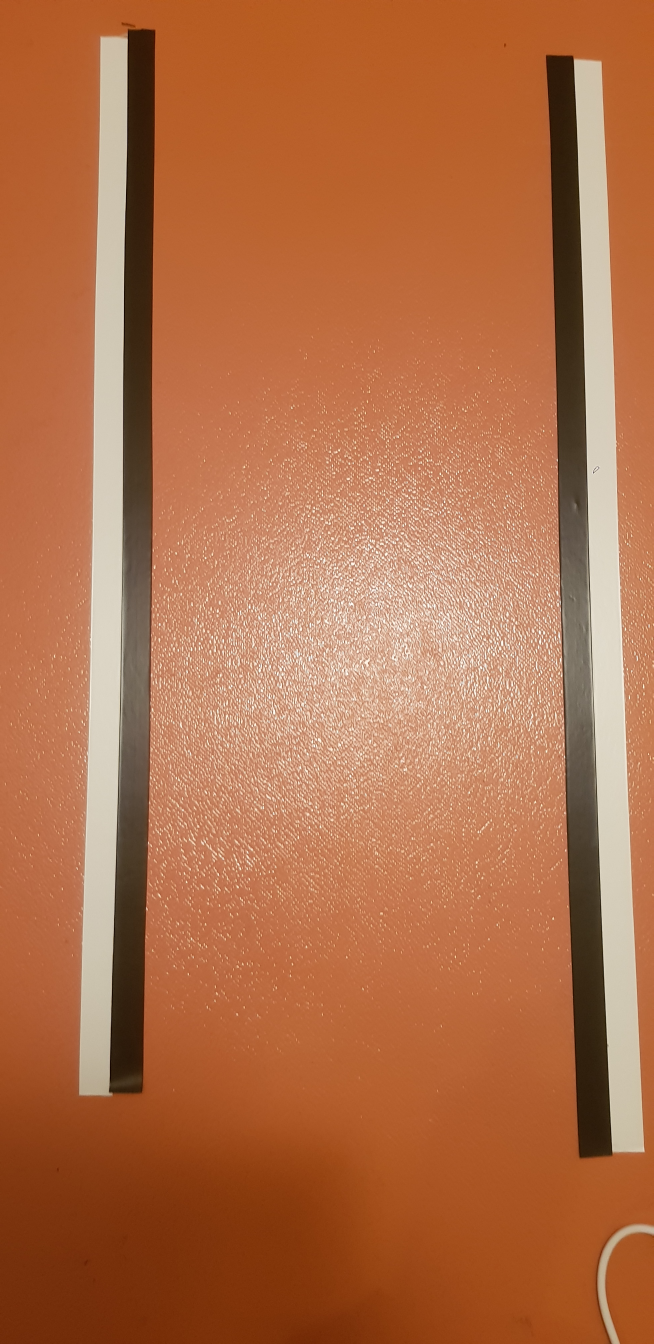
#> input picture test.jpg, 1960 x 4032 px, given in place of the camera (shown at 1/3 size)
$ python test3.py   (older library calls are emulated)
#> lines starting #> are read from the running program, lines starting #| are printed output that depends on the picture; after the words box and inside, x2 and y2 are one past the last pixel; in counts of white or black regions, pixels touching at a corner belong together
# importer tout les packages requis
from imutils.video import VideoStream
from imutils.video import FPS
import imutils
import time
import cv2
import sys
import smbus
import numpy as np
from matplotlib import pyplot as plt

####on initialise la liaison spi####
# Remplacer 0 par 1 si nouveau Raspberry
bus = smbus.SMBus(1)
address = 0x03

print("...démarrage de la Picamera...")
vs = VideoStream(usePiCamera=True, resolution=(800, 300)).start()
time.sleep(2.0)
fps = FPS().start()

###on globalise certains variables###
num_order = 0
wait = 0
cpt = 0
order = "none"
Turn_flag_right = False
Turn_flag_left = False

#### je définie plusieurs blocs de fonction qui correspondent aux ordres à envoyer ###
def none ():
    a=1
    bus.write_byte(address, 0)

def Ahead ():
    b=2
    bus.write_byte(address, 1)

def turn_left ():
    c=3
    bus.write_byte(address, 3)

def turn_right ():
    d=4
    bus.write_byte(address, 4)

def asservissement_right ():
    d=5
    ##bus.write_byte(address, 5)

def asservissement_left ():
    f=6
    ##bus.write_byte(address, 6)

#### j'associe l'input aux blocs de fonction
order = {0 : none,
         1 : Ahead,
         3 : turn_left,
         4 : turn_right,
         5 : asservissement_right,
         6 : asservissement_left,
         }

while True:
    right = False
    left = False
    left_Ahead = False
    right_Ahead = False
    # récupération du flux vidéo, redimension
    # afin d'afficher au maximum 800 pixels
    frame = vs.read()
#> frame is the input picture: shape (4032, 1960, 3); mean B, G, R 73, 111.5, 177.9
    frame = imutils.resize(frame, width=800)
#> frame: shape (1645, 800, 3)
    #je recupère les dimensions de l'image
    C,H,W=frame.shape[::-1]
#> C = 3; H = 800; W = 1645
    #ON enlève le bruit
    # Remove noise by blurring with a Gaussian filter
    frame = cv2.GaussianBlur(frame, (3, 3), 0)
    #img = cv2.imread('test.jpg')

    #gray = cv2.cvtColor(frame, cv2.COLOR_BGR2GRAY)
    hsv  = cv2.cvtColor(frame, cv2.COLOR_BGR2HSV)
#> hsv: shape (1645, 800, 3); mean H, S, V 11.8, 155.4, 177.9
    lower_white = np.array([0,0,0], dtype=np.uint8)
    upper_white = np.array([60,255,255], dtype=np.uint8)

    # Threshold the HSV image to get only white colors
    mask = cv2.inRange(hsv, lower_white, upper_white)
#> mask: shape (1645, 800); every value is 255
    #je binarise l'image
    ret,thresh = cv2.threshold(mask,145,250,cv2.THRESH_BINARY)
#> thresh: shape (1645, 800); every value is 250
    th3 = cv2.adaptiveThreshold(mask,255,cv2.ADAPTIVE_THRESH_GAUSSIAN_C,cv2.THRESH_BINARY,11,2)
    #on détermine l'image de contour et on sort les lignes droites
    #print(thresh.shape)
    ###############
    edges = cv2.Canny(frame,80,120,apertureSize = 3)
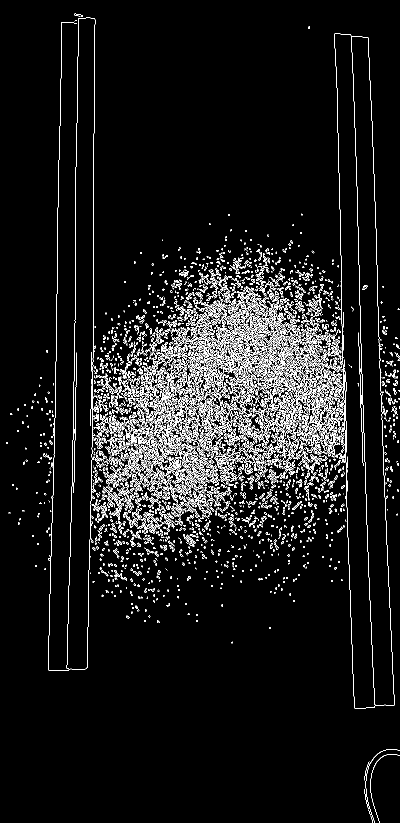
#> edges: shape (1645, 800) (shown at 1/2 size); 6.2% white in thin lines or dots
    #lines = cv2.HoughLines(edges,1,np.pi/180,200)
    #print(edges)
    #nb_lignes = len(lines)

    #je fais une détection de contours sur la partie gauche de l'image
    im_1, contours_1, hierarchy_1 = cv2.findContours(thresh[:,0:int(H/2),],cv2.RETR_TREE,cv2.CHAIN_APPROX_SIMPLE)
#> im_1: shape (1645, 400); every value is 250
#> contours_1 = [[[0, 0], [0, 1644], [399, 1644], [399, 0]]]
    #je fais une détection de contours sur la partie droite de l'image
    im_2, contours_2, hierarchy_2 = cv2.findContours(thresh[:,int(H/2):H,],cv2.RETR_TREE,cv2.CHAIN_APPROX_SIMPLE)
#> contours_2 = [[[0, 0], [0, 1644], [399, 1644], [399, 0]]]
    #nb_contours = len(contours)
    #print(contours[0])
    #cv2.drawContours(frame,contours,4,(255,0,0),4)

    #on trace le ou les contours détectés
    for i in range(len(contours_2)):
        perimetre = cv2.arcLength(contours_2[i],True)
        #print("",perimetre)
        #print(perimetre)
        if perimetre > 500 and perimetre < 800:
            cv2.drawContours(frame[:,int(H/2):H,],contours_2,i,(255,0,0),4)
            right = True
        elif perimetre > 200 and perimetre < 300:
            cv2.drawContours(frame[:,int(H/2):H,],contours_2,i,(0,255,0),4)
            right_Ahead = True
#> this loop made 1 pass
#> perimetre on pass 1: 4086
    for i in range(len(contours_1)):
        perimetre = cv2.arcLength(contours_1[i],True)
        #print("",perimetre)
        #print(perimetre)
        if perimetre > 500 and perimetre < 800:
            cv2.drawContours(frame,contours_1,i,(255,0,0),4)
            left = True
        elif perimetre > 200 and perimetre < 300:
            cv2.drawContours(frame,contours_1,i,(0,255,0),4)
            left_Ahead = True


     #######on vérifie quelle direction suivre########
    if (num_order == 3 and wait == 0) or (num_order == 4 and wait == 0) or (num_order != 3) or (num_order != 4):
        if left == True and right == False and Turn_flag_left == False:
    #        print("check left")
            Turn_flag_left = True
        elif right == True and left == False and Turn_flag_right == False:
    #        print("check right")
            Turn_flag_right = True
        elif (right == False) and (left == False) and (left_Ahead == True) and (right_Ahead == True):
    #        print("check ahead")
            num_order = 1
        elif (right == False) and (left == False) and (left_Ahead == True) and (right_Ahead == False):
            num_order = 5
        elif (right == False) and (left == False) and (left_Ahead == False) and (right_Ahead == True):
            num_order = 6
        else :
            num_order = num_order

    print("ahead : ", left_Ahead and right_Ahead)
    print("left : ", left)
    print("right : ", right)
    print("Turn_flag_right : ",Turn_flag_right)
    print("Turn_flag_left : ",Turn_flag_left)

    #gestion des virages
    if (Turn_flag_left == True) :
        cpt+=1
        #print("left")
        if(Turn_flag_right == True and cpt < 1000) :
          #  print("ok")
            num_order = 3
            cpt = 0
            Turn_flag_left == False
        elif(cpt > 1000) :
            cpt = 0
            Turn_flag_left == False
    elif (Turn_flag_right == True) :
        cpt+=1
        #print("right")
        if(Turn_flag_left == True and cpt < 1000) :
         #   print("ok")
            num_order = 4
            cpt = 0
            Turn_flag_right == False
        elif(cpt > 1000) :
            cpt = 0
            Turn_flag_right == False

    #gestion de la boucle d'attente et envoie des ordres
    order [num_order]()
    if num_order == 3 or num_order == 4 :
        wait+=1;
        if wait > 100 :
            wait = 0
    #histograme

    # affichage du flux vidéo dans une fenètre
    cv2.imshow("Frame",frame)
    print(num_order)
    key = cv2.waitKey(1) & 0xFF
#> (key q is pressed here)

    # la touche q permet d'interrompre la boucle principale
    if key == ord("q"):
        break

    # mise à jour du FPS
    fps.update()


# arret du compteur et affichage des informations dans la console
fps.stop()
print("[INFO] elapsed time: {:.2f}".format(fps.elapsed()))
print("[INFO] approx. FPS: {:.2f}".format(fps.fps()))

cv2.destroyAllWindows()
vs.stop()


$ run again, on clahe_2.jpg
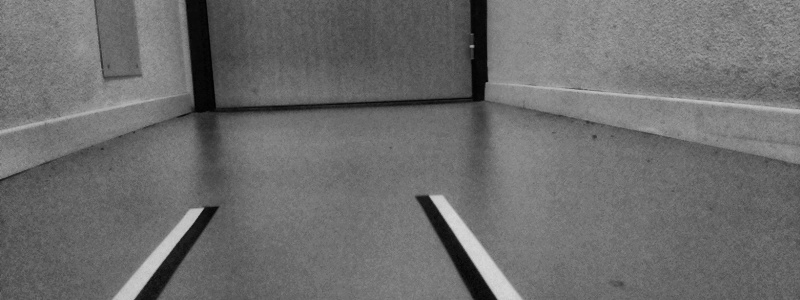
#> input picture clahe_2.jpg, 800 x 300 px, given in place of the camera
#> frame is the input picture: shape (300, 800, 3); min 0, max 217, mean 108.7
#> hsv: shape (300, 800, 3); mean H, S, V 0, 0, 108.7
#> mask: shape (300, 800); every value is 255
#> thresh: shape (300, 800); every value is 250
#> `edges = cv2.Canny(frame,80,120,apertureSize = 3)`:
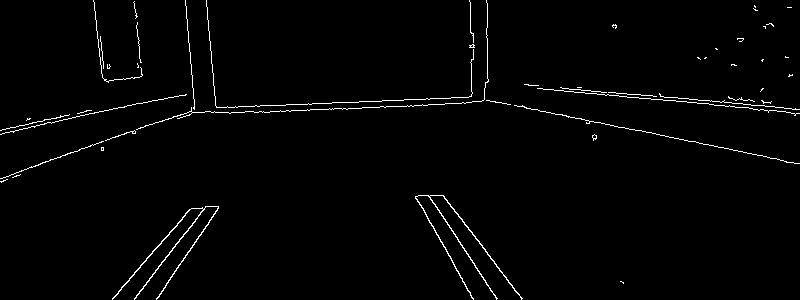
#> edges: shape (300, 800); 1.6% white in thin lines or dots
#> im_1: shape (300, 400); every value is 250
#> contours_1 = [[[0, 0], [0, 299], [399, 299], [399, 0]]]
#> the loop `for i in range(len(contours_2)):` made 1 pass
#> perimetre on pass 1: 1396
#> the loop `for i in range(len(contours_1)):` made 1 pass

$ run again, on Image1.png
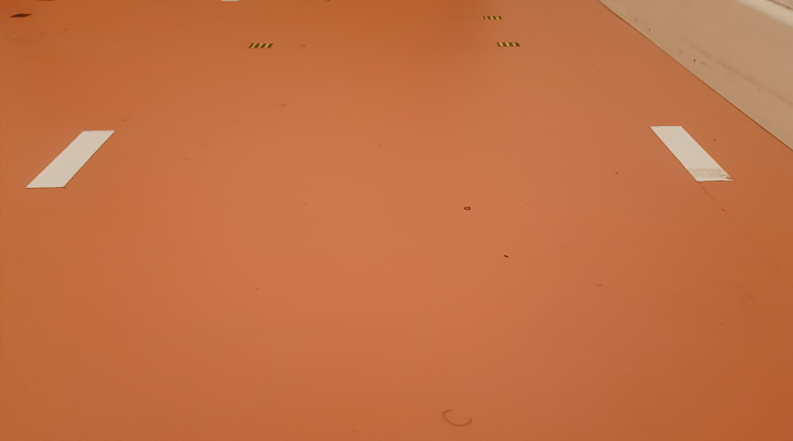
#> input picture Image1.png, 793 x 441 px, given in place of the camera
#> frame is the input picture: shape (441, 793, 3); mean B, G, R 69.6, 112.9, 192.7
#> hsv: shape (444, 800, 3); mean H, S, V 10.6, 163.2, 192.6
#> mask: shape (444, 800); every value is 255
#> thresh: shape (444, 800); every value is 250
#> `edges = cv2.Canny(frame,80,120,apertureSize = 3)`:
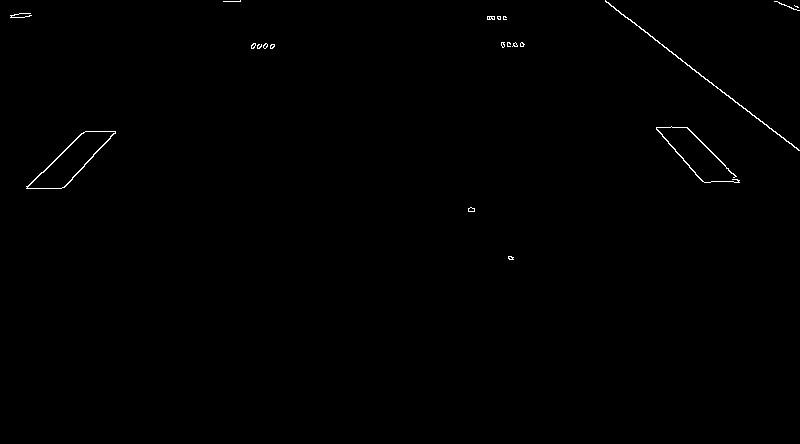
#> edges: shape (444, 800); 0.34% white in thin lines or dots, all inside (x1, y1, x2, y2) = (10, 0, 800, 260)
#> im_1: shape (444, 400); every value is 250
#> contours_1 = [[[0, 0], [0, 443], [399, 443], [399, 0]]]
#> the loop `for i in range(len(contours_2)):` made 1 pass
#> perimetre on pass 1: 1684
#> the loop `for i in range(len(contours_1)):` made 1 pass
